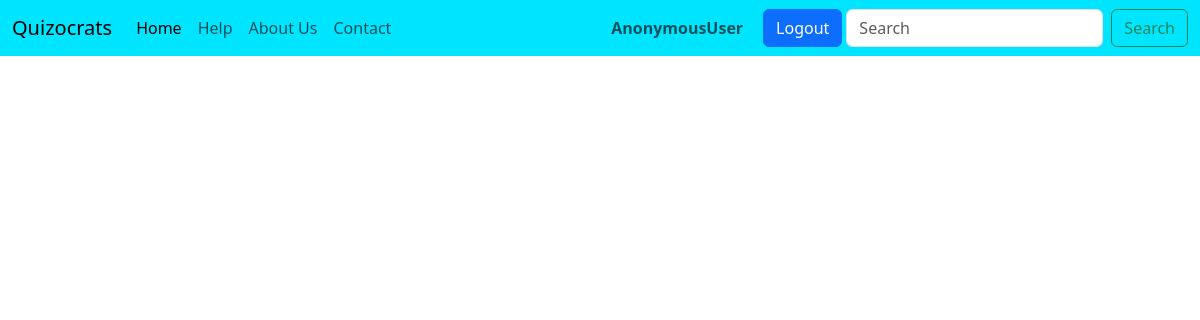
The page /existquiz on the database as committed earlier.
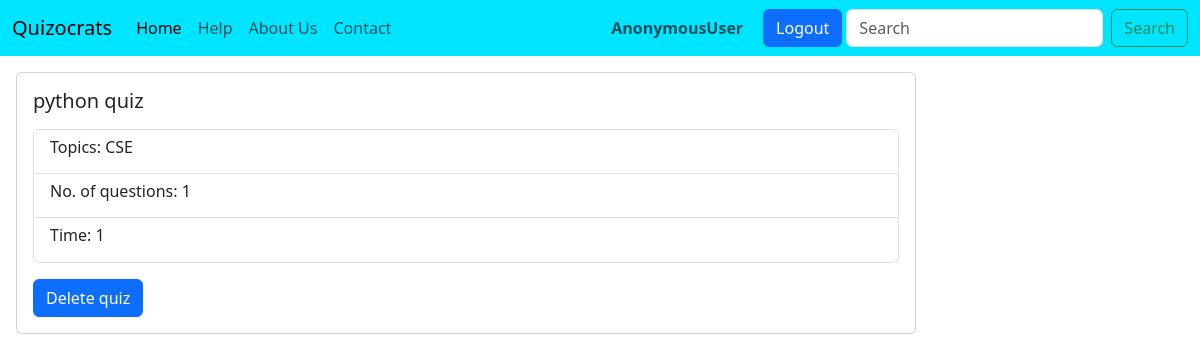
The same page on the database as committed later.
### quizocrats/models.py (models this page shows)
class quizzes(models.Model):
    quiz_name=models.CharField(max_length=50)
    topics=models.TextField()
    questions=models.IntegerField()
    time=models.IntegerField()

### quizocrats/views.py (the view)
# urls.py: path('existquiz',views.quizexisting,name='quizzes_existing'),
def quizexisting(request):
  active_quizzes=quizzes.objects.all()
  context={
    'actqui':active_quizzes
  }
  return render(request,'quizzesexisting.html',context)

### quizocrats/templates/quizzesexisting.html (shortened to what this page needs)
<!doctype html>
<html lang="en">
  <head>
    <link href="https://cdn.jsdelivr.net/npm/bootstrap@5.3.0/dist/css/bootstrap.min.css" rel="stylesheet">
  </head>
  <body>
    {% include 'base2.html' %}
    {% for x in actqui %}
    <div class="card w-75 m-3">
        <div class="card-body">
          <h5 class="card-title">{{x.quiz_name}}</h5>
          <p class="card-text">
            <ul class="list-group">
                <li class="list-group-item"><h6>Topics: {{x.topics}}</h6></li>
                <li class="list-group-item"><h6>No. of questions: {{x.questions}}</h6></li>
                <li class="list-group-item"><h6>Time: {{x.time}}</h6></li>
              </ul>
          </p>
          <a href="delete/{{x.quiz_name}}" class="btn btn-primary">Delete quiz</a>
        </div>
    </div>
    {% endfor %}
  </body>
</html>

### quizocrats/templates/base2.html (shortened to what this page needs)
<!doctype html>
<html lang="en">
<head>
    <link href="https://cdn.jsdelivr.net/npm/bootstrap@5.3.0/dist/css/bootstrap.min.css" rel="stylesheet"
>
</head>
<body>
    <nav class="navbar navbar-expand-lg" style="background-color: rgb(0, 229, 255);">
        <div class="container-fluid">
            <a class="navbar-brand" href="/home">Quizocrats</a>
            <div class="collapse navbar-collapse" id="navbarSupportedContent">
                <ul class="navbar-nav me-auto mb-2 mb-lg-0">
                    <li class="nav-item">
                        <a class="nav-link active" aria-current="page" href="/home">Home</a>
                    </li>
                    <li class="nav-item">
                        <a class="nav-link" href="/help">Help</a>
                    </li>
                    <li class="nav-item">
                        <a class="nav-link" href="/aboutus">About Us</a>
                    </li>
                    <li class="nav-item">
                        <a class="nav-link" href="/contact">Contact</a>
                    </li>
                </ul>
                <span class="navbar-text mx-3">
                    <strong>{{request.user}}</strong>
                </span>
                <a class="btn btn-primary mx-1" href="logout" role="button">Logout</a>
                <form class="d-flex" role="search">
                    <input class="form-control me-2" type="search" placeholder="Search" aria-label="Search">
                    <button class="btn btn-outline-success" type="submit">Search</button>
                </form>
            </div>
        </div>
    </nav>
</body>
</html>

### quizocrats/templates/base2.html (style rules this page uses)
.nav-item { transition: all 0.2s; border-radius: 3px; }

Rows that differ between the two databases and show on the page:
added quizzes: quiz_name "python quiz", topics "CSE", questions "1", time "1"
